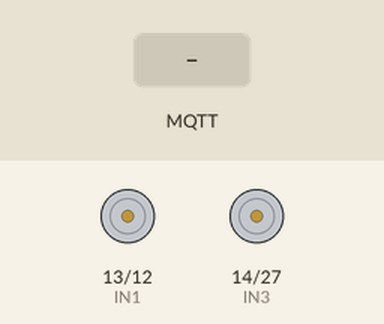
Recording of a sketch running on a simulated ESP32. On the bench: motor-driver pin pairs drawn as motors (green arrow = first pin HIGH = forward, orange = second pin HIGH = backward, longer = more drive). Inputs (shaded band) come from the test bench. WiFi joins after 1.5 s; servers stay silent unless stated; no MQTT or app messages arrive unless stated; what the sketch prints to the serial monitor is not drawn.

Above: at 2.7 s.
2.8 s: MQTT message "F" arrives on the first subscribed topic
At 3.9 s:
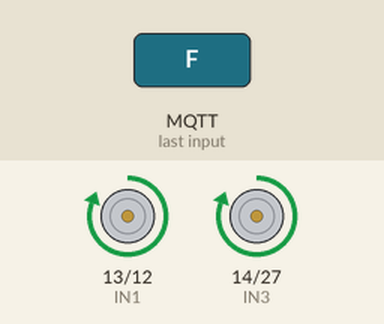
4.3 s: MQTT message "B" arrives on the first subscribed topic
At 5.0 s:
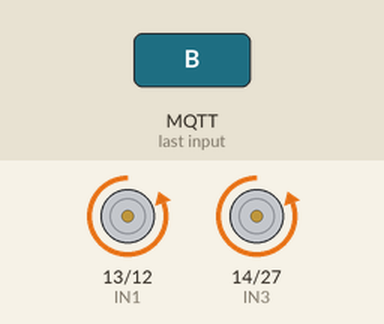
5.8 s: MQTT message "L" arrives on the first subscribed topic
At 6.1 s:
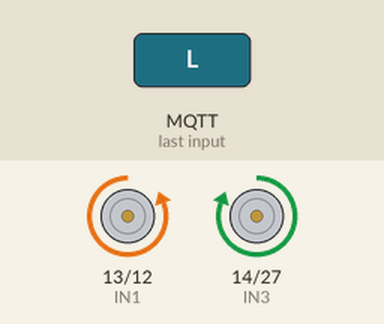
7.3 s: MQTT message "R" arrives on the first subscribed topic
At 8.5 s:
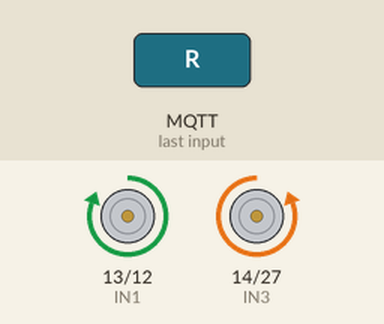
Timing chart, 0 to 9.8 s (numbered marks = the images above; inputs shaded):
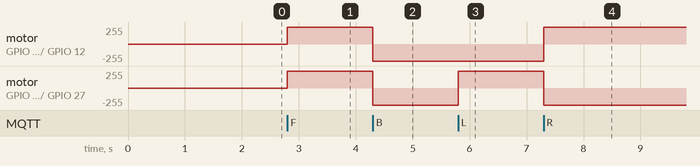

Measured:
- after the input at 2.8 s, motor on GPIO 13 (IN1) / GPIO 12 (IN2), motor on GPIO 14 (IN3) / GPIO 27 (IN4): stopped → forward 255/255 at once
- after the input at 4.3 s, motor on GPIO 13 (IN1) / GPIO 12 (IN2), motor on GPIO 14 (IN3) / GPIO 27 (IN4): forward 255/255 → backward 255/255 at once
- after the input at 5.8 s, motor on GPIO 14 (IN3) / GPIO 27 (IN4): backward 255/255 → forward 255/255 at once
- after the input at 7.3 s, motor on GPIO 13 (IN1) / GPIO 12 (IN2): backward 255/255 → forward 255/255 at once; motor on GPIO 14 (IN3) / GPIO 27 (IN4): forward 255/255 → backward 255/255 at once

The sketch:

control_motores.ino
```cpp
// ============================================================
//  ESP32 – Control de Motores DC vía MQTT (HiveMQ Cloud TLS)
//  Recibe comandos F/B/L/R/S en el topic "zemi/motores/cmd"
// ============================================================

#include <WiFi.h>
#include <WiFiClientSecure.h>
#include <PubSubClient.h>

// ─── WiFi ────────────────────────────────────────────────────
const char* WIFI_SSID     = "Karen";       // ← Cambia esto
const char* WIFI_PASSWORD = "Karen8318";    // ← Cambia esto

// ─── MQTT HiveMQ Cloud ──────────────────────────────────────
const char* MQTT_BROKER   = "5e0c68be04cb462593ef3f9e48320c66.s1.eu.hivemq.cloud";
const int   MQTT_PORT     = 8883;
const char* MQTT_USER     = "kevin";
const char* MQTT_PASS     = "kevinf12345678";
const char* MQTT_CLIENT   = "ESP32_Motores";
const char* TOPIC_CMD     = "zemi/motores/cmd";
const char* TOPIC_STATUS  = "zemi/motores/status";

// ─── Pines del puente H ─────────────────────────────────────
constexpr uint8_t IN1 = 13;   // Motor A+
constexpr uint8_t IN2 = 12;   // Motor A−
constexpr uint8_t IN3 = 14;   // Motor B+
constexpr uint8_t IN4 = 27;   // Motor B−

// ─── Certificado raíz HiveMQ Cloud (ISRG Root X1) ──────────
static const char* root_ca PROGMEM = R"EOF(
-----BEGIN CERTIFICATE-----
MIIFazCCA1OgAwIBAgIRAIIQz7DSQONZRGPgu2OCiwAwDQYJKoZIhvcNAQELBQAw
TzELMAkGA1UEBhMCVVMxKTAnBgNVBAoTIEludGVybmV0IFNlY3VyaXR5IFJlc2Vh
cmNoIEdyb3VwMRUwEwYDVQQDEwxJU1JHIFJvb3QgWDEwHhcNMTUwNjA0MTEwNDM4
WhcNMzUwNjA0MTEwNDM4WjBPMQswCQYDVQQGEwJVUzEpMCcGA1UEChMgSW50ZXJu
ZXQgU2VjdXJpdHkgUmVzZWFyY2ggR3JvdXAxFTATBgNVBAMTDElTUkcgUm9vdCBY
MTCCAiIwDQYJKoZIhvcNAQEBBQADggIPADCCAgoCggIBAK3oJHP0FDfzm54rVygc
h77ct984kIxuPOZXoHj3dcKi/vVqbvYATyjb3miGbESTtrFj/RQSa78f0uoxmyF+
0TM8ukj13Xnfs7j/EvEhmkvBioZxaUpmZmyPfjxwv60pIgbz5MDmgK7iS4+3mX6U
A5/TR5d8mUgjU+g4rk8Kb4Mu0UlXjIB0ttov0DiNewNwIRt18jA8+o+u3dpjq+sW
T8KOEUt+zwvo/7V3LvSye0rgTBIlDHCNAymg4VMk7BPZ7hm/ELNKjD+Jo2FR3qyH
B5T0Y3HsLuJvW5iB4YlcNHlsdu87kGJ55tukmi8mxdAQ4Q7e2RCOFvu396j3x+UC
B5iPNgiV5+I3lg02dZ77DnKxHZu8A/lJBdiB3QW0KtZB6awBdpUKD9jf1b0SHzUv
KBds0pjBqAlkd25HN7rOrFleaJ1/ctaJxQZBKT5ZPt0m9STJEadao0xAH0ahmbWn
OlFuhjuefXKnEgV4We0+UXgVCwOPjdAvBbI+e0ocS3MFEvzG6uBQE3xDk3SzynTn
jh8BCNAw1FtxNrQHusEwMFxIt4I7mKZ9YIqioymCzLq9gwQbooMDQaHWBfEbwrbw
qHyGO0aoSCqI3Haadr8faqU9GY/rOPNk3sgrDQoo//fb4hVC1CLQJ13hef4Y53CI
rU7m2Ys6xt0nUW7/vGT1M0NPAgMBAAGjQjBAMA4GA1UdDwEB/wQEAwIBBjAPBgNV
HRMBAf8EBTADAQH/MB0GA1UdDgQWBBR5tFnme7bl5AFzgAiIyBpY9umbbjANBgkq
hkiG9w0BAQsFAAOCAgEAVR9YqbyyqFDQDLHYGmkgJykIrGF1XIpu+ILlaS/V9lZL
ubhzEFnTIZd+50xx+7LSYK05qAvqFyFWhfFQDlnrzuBZ6brJFe+GnY+EgPbk6ZGQ
3BebYhtF8GaV0nxvwuo77x/Py9auJ/GpsMiu/X1+mvoiBOv/2X/qkSsisRcOj/KK
NFtY2PwByVS5uCbMiogziUwthDyC3+6WVwW6LLv3xLfHTjuCvjHIInNzktHCgKQ5
ORAzI4JMPJ+GslWYHb4phowim57iaztXOoJwTdwJx4nLCgdNbOhdjsnvzqvHu7Ur
TkXWStAmzOVyyghqpZXjFaH3pO3JLF+l+/+sKAIuvtd7u+Nxe5AW0wdeRlN8NwdC
jNPElpzVmbUq4JUagEiuTDkHzsxHpFKVK7q4+63SM1N95R1NbdWhscdCb+ZAJzVc
oyi3B43njTOQ5yOf+1CceWxG1bQVs5ZufpsMljq4Ui0/1lvh+wjChP4kqKOJ2qxq
4RgqsahDYVvTH9w7jXbyLeiNdd8XM2w9U/t7y0Ff/9yi0GE44Za4rF2LN9d11TPA
mRGunUHBcnWEvgJBQl9nJEiU0Zsnvgc/ubhPgXRR4Xq37Z0j4r7g1SgEEzwxA57d
emyPxgcYxn/eR44/KJ4EBs+lVDR3veyJm+kXQ99b21/+jh5Xos1AnX5iItreGCc=
-----END CERTIFICATE-----
)EOF";

// ─── Objetos globales ───────────────────────────────────────
WiFiClientSecure espClient;
PubSubClient     mqtt(espClient);

// ─── Patrones de movimiento {IN1, IN2, IN3, IN4} ───────────
void aplicarMotores(bool a1, bool a2, bool b1, bool b2) {
  digitalWrite(IN1, a1);
  digitalWrite(IN2, a2);
  digitalWrite(IN3, b1);
  digitalWrite(IN4, b2);
}

void adelante()   { aplicarMotores(HIGH, LOW,  HIGH, LOW);  }
void atras()      { aplicarMotores(LOW,  HIGH, LOW,  HIGH); }
void izquierda()  { aplicarMotores(LOW,  HIGH, HIGH, LOW);  }
void derecha()    { aplicarMotores(HIGH, LOW,  LOW,  HIGH); }
void detener()    { aplicarMotores(LOW,  LOW,  LOW,  LOW);  }

// ─── Callback MQTT ──────────────────────────────────────────
void mqttCallback(char* topic, byte* payload, unsigned int length) {
  if (length == 0) return;

  char cmd = (char)payload[0];
  Serial.printf("[MQTT] Comando recibido: %c\n", cmd);

  switch (cmd) {
    case 'F': adelante();  break;
    case 'B': atras();     break;
    case 'L': izquierda(); break;
    case 'R': derecha();   break;
    case 'S': detener();   break;
    default:
      Serial.printf("[MQTT] Comando desconocido: %c\n", cmd);
      return;
  }

  // Publicar estado de vuelta
  char estado[32];
  snprintf(estado, sizeof(estado), "{\"cmd\":\"%c\",\"ok\":true}", cmd);
  mqtt.publish(TOPIC_STATUS, estado);
}

// ─── Conexión WiFi ──────────────────────────────────────────
void conectarWiFi() {
  Serial.printf("[WiFi] Conectando a %s", WIFI_SSID);
  WiFi.mode(WIFI_STA);
  WiFi.begin(WIFI_SSID, WIFI_PASSWORD);

  while (WiFi.status() != WL_CONNECTED) {
    delay(500);
    Serial.print(".");
  }

  Serial.printf("\n[WiFi] Conectado — IP: %s\n", WiFi.localIP().toString().c_str());
}

// ─── Conexión MQTT ──────────────────────────────────────────
void conectarMQTT() {
  while (!mqtt.connected()) {
    Serial.print("[MQTT] Conectando a HiveMQ Cloud...");

    if (mqtt.connect(MQTT_CLIENT, MQTT_USER, MQTT_PASS)) {
      Serial.println(" ¡Conectado!");
      mqtt.subscribe(TOPIC_CMD);
      Serial.printf("[MQTT] Suscrito a: %s\n", TOPIC_CMD);

      // Anunciar que está online
      mqtt.publish(TOPIC_STATUS, "{\"status\":\"online\"}");
    } else {
      Serial.printf(" Error rc=%d. Reintentando en 5s...\n", mqtt.state());
      delay(5000);
    }
  }
}

// ─── Setup ──────────────────────────────────────────────────
void setup() {
  Serial.begin(115200);
  Serial.println("\n========================================");
  Serial.println("  ESP32 Motor Controller — MQTT + TLS  ");
  Serial.println("========================================");

  // Configurar pines de motor como salida
  pinMode(IN1, OUTPUT);
  pinMode(IN2, OUTPUT);
  pinMode(IN3, OUTPUT);
  pinMode(IN4, OUTPUT);
  detener();

  // Conectar WiFi
  conectarWiFi();

  // Configurar TLS y MQTT
  espClient.setCACert(root_ca);
  mqtt.setServer(MQTT_BROKER, MQTT_PORT);
  mqtt.setCallback(mqttCallback);

  conectarMQTT();
}

// ─── Loop ───────────────────────────────────────────────────
void loop() {
  // Reconectar si se pierde la conexión
  if (WiFi.status() != WL_CONNECTED) {
    conectarWiFi();
  }

  if (!mqtt.connected()) {
    detener();  // Seguridad: parar motores si se pierde conexión
    conectarMQTT();
  }

  mqtt.loop();
}
```
